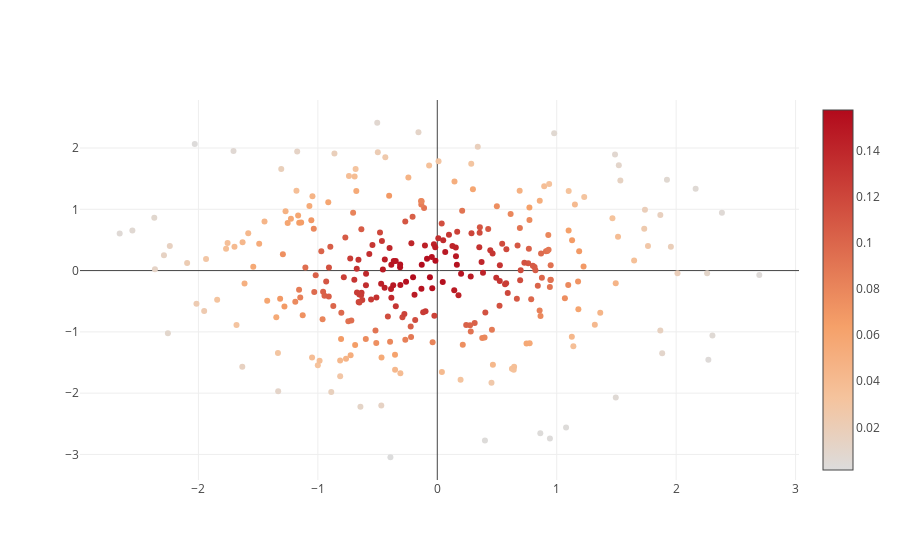

Write notebook code for a chart like this one.
### Code cell
gmm = GaussianMixture(n_components=1).fit(X_train)

log_dens_gmm=gmm.score_samples(X_train)

pts["marker"]["color"] = np.exp(log_dens_gmm)
pts["marker"]["showscale"]=True
iplot([pts])
gmm.bic(X_train)

### Figure 1 — Plotly figure (JSON) as saved in the notebook; plotly's stock layout.template omitted (floating-point values rounded to 4 significant figures; data arrays with more than 128 entries replaced by an {"elided": "..."} marker saying what was removed)
{"data": [{"marker": {"color": {"elided": "300 float values"}, "showscale": true}, "mode": "markers", "type": "scatter", "uid": "b37bc14a-ad62-4680-af82-1cb6fd6e1909", "x": {"elided": "300 float values"}, "y": {"elided": "300 float values"}}], "layout": {"autosize": true, "xaxis": {"autorange": true, "range": [-2.973, 3.01], "type": "linear"}, "yaxis": {"autorange": true, "range": [-3.446, 2.812], "type": "linear"}}}
